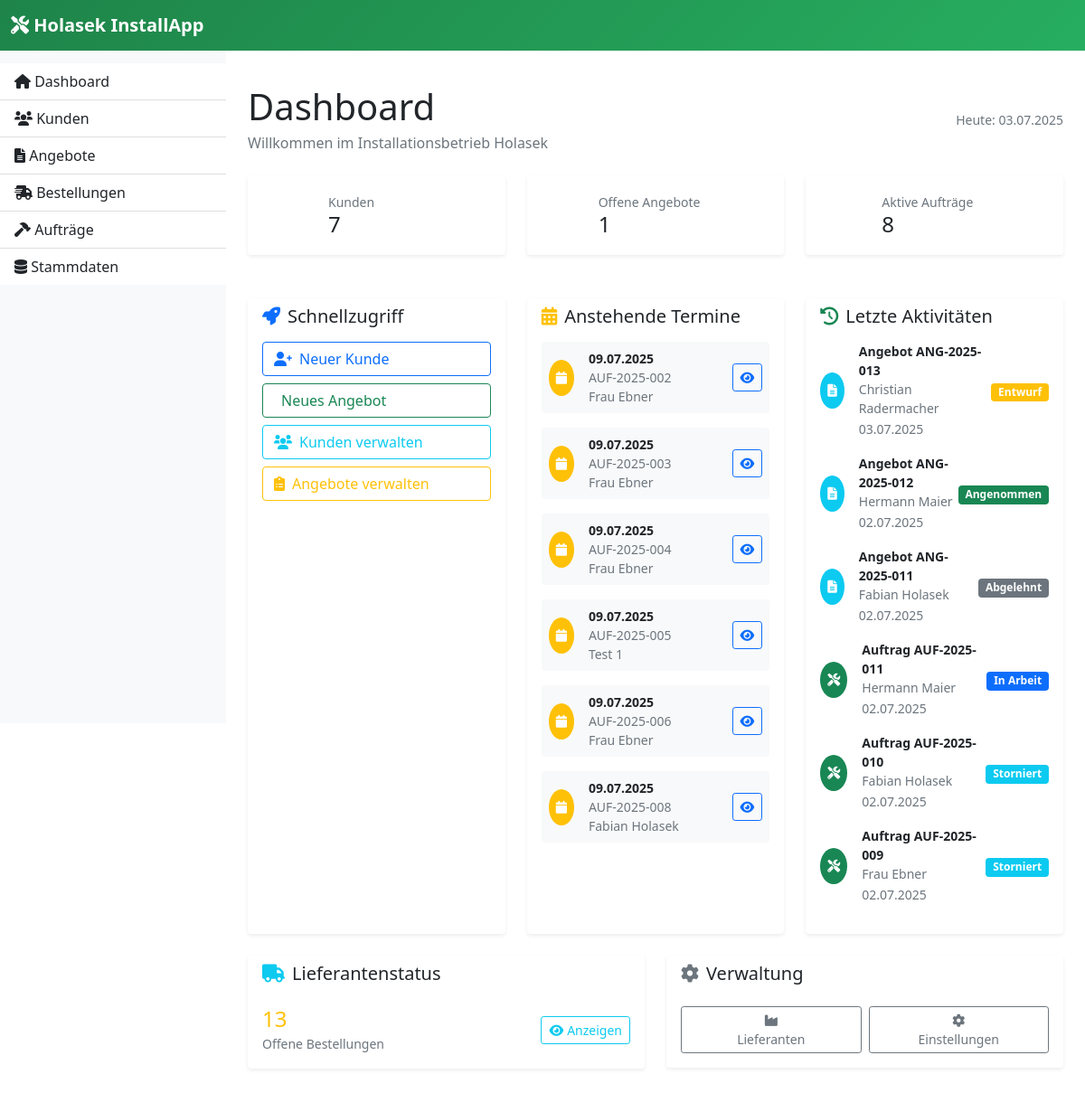
The page / on the database its author committed.
### models.py (models this page shows, shortened)
class Order(db.Model):
    id = db.Column(db.Integer, primary_key=True)
    order_number = db.Column(db.String(50), unique=True, nullable=False)
    quote_id = db.Column(db.Integer, db.ForeignKey('quote.id'), nullable=False)
    created_at = db.Column(db.DateTime, default=datetime.utcnow)
    status = db.Column(db.String(20), default='Geplant')  # Geplant, In Arbeit, Abgeschlossen
    start_date = db.Column(db.Date, nullable=False)
    end_date = db.Column(db.Date, nullable=False)
    notes = db.Column(db.Text)
    project_manager = db.Column(db.String(100))
    quote = db.relationship('Quote', backref=db.backref('order', uselist=False))

class Customer(db.Model):
    id = db.Column(db.Integer, primary_key=True)
    first_name = db.Column(db.String(100), nullable=False)
    last_name = db.Column(db.String(100), nullable=False)
    email = db.Column(db.String(120), nullable=False)
    phone = db.Column(db.String(20))
    address = db.Column(db.Text)
    city = db.Column(db.String(100))
    postal_code = db.Column(db.String(10))
    created_at = db.Column(db.DateTime, default=datetime.utcnow)
    quotes = db.relationship('Quote', backref='customer', lazy=True)

class Quote(db.Model):
    id = db.Column(db.Integer, primary_key=True)
    quote_number = db.Column(db.String(50), unique=True, nullable=False)
    customer_id = db.Column(db.Integer, db.ForeignKey('customer.id'), nullable=False)
    project_description = db.Column(db.Text)
    total_amount = db.Column(db.Float, default=0.0)
    status = db.Column(db.String(20), default='Entwurf')  # Entwurf, Gesendet, Angenommen, Abgelehnt
    created_at = db.Column(db.DateTime, default=datetime.utcnow)
    valid_until = db.Column(db.Date)
    include_additional_info = db.Column(db.Boolean, default=True)
    show_subitem_prices = db.Column(db.Boolean, default=False)  # Preistransparenz Unterpositionen
    markup_percentage = db.Column(db.Float, default=15.0)  # Aufschlag in Prozent (Standard: 15%)
    quote_items = db.relationship('QuoteItem', backref='quote', lazy=True, cascade='all, delete-orphan')

### app.py (the view)
    @app.route('/')
    def index():
        from models import Customer, Quote, Order, SupplierOrder
        from datetime import datetime, timedelta
        total_customers = Customer.query.count()
        pending_quotes = Quote.query.filter_by(status='Entwurf').count()
        active_orders = Order.query.filter(Order.status.in_(['Geplant', 'In Arbeit'])).count()
        recent_quotes = Quote.query.order_by(Quote.created_at.desc()).limit(3).all()
        recent_orders = Order.query.order_by(Order.created_at.desc()).limit(3).all()
        upcoming_orders = Order.query.filter(
            Order.start_date >= datetime.now().date(),
            Order.start_date <= (datetime.now() + timedelta(days=7)).date(),
            Order.status.in_(['Geplant', 'In Arbeit'])
        ).order_by(Order.start_date).all()
        pending_deliveries = SupplierOrder.query.filter(
            SupplierOrder.status.in_(['Bestellt', 'Bestätigt'])
        ).count()
        return render_template('index.html',
                             total_customers=total_customers,
                             pending_quotes=pending_quotes,
                             active_orders=active_orders,
                             recent_quotes=recent_quotes,
                             recent_orders=recent_orders,
                             upcoming_orders=upcoming_orders,
                             pending_deliveries=pending_deliveries,
                             today=datetime.now().strftime('%d.%m.%Y'))

### templates/index.html (shortened to what this page needs)
{% extends "base.html" %}
{% block content %}
<div class="row mb-4">
    <div class="col-12">
        <div class="d-flex justify-content-between align-items-center">
            <div>
                <h1 class="mb-1">Dashboard</h1>
                <p class="text-muted mb-0">Willkommen im Installationsbetrieb Holasek</p>
            </div>
            <div class="text-end">
                <small class="text-muted">Heute: {{ today }}</small>
            </div>
        </div>
    </div>
</div>
<div class="row mb-4">
    <div class="col-xl-4 col-md-4 mb-4">
        <div class="card h-100 border-0 shadow-sm">
            <div class="card-body">
                <div class="d-flex align-items-center">
                    <div class="flex-shrink-0">
                        <div class="bg-primary bg-gradient rounded-3 p-3">
                            <i class="fas fa-users text-white fa-lg"></i>
                        </div>
                    </div>
                    <div class="flex-grow-1 ms-3">
                        <div class="small text-muted">Kunden</div>
                        <div class="h4 mb-0">{{ total_customers }}</div>
                    </div>
                </div>
            </div>
        </div>
    </div>
    <div class="col-xl-4 col-md-4 mb-4">
        <div class="card h-100 border-0 shadow-sm">
            <div class="card-body">
                <div class="d-flex align-items-center">
                    <div class="flex-shrink-0">
                        <div class="bg-warning bg-gradient rounded-3 p-3">
                            <i class="fas fa-file-alt text-white fa-lg"></i>
                        </div>
                    </div>
                    <div class="flex-grow-1 ms-3">
                        <div class="small text-muted">Offene Angebote</div>
                        <div class="h4 mb-0">{{ pending_quotes }}</div>
                    </div>
                </div>
            </div>
        </div>
    </div>
    <div class="col-xl-4 col-md-4 mb-4">
        <div class="card h-100 border-0 shadow-sm">
            <div class="card-body">
                <div class="d-flex align-items-center">
                    <div class="flex-shrink-0">
                        <div class="bg-success bg-gradient rounded-3 p-3">
                            <i class="fas fa-tools text-white fa-lg"></i>
                        </div>
                    </div>
                    <div class="flex-grow-1 ms-3">
                        <div class="small text-muted">Aktive Aufträge</div>
                        <div class="h4 mb-0">{{ active_orders }}</div>
                    </div>
                </div>
            </div>
        </div>
    </div>
</div>
<div class="row">
    <div class="col-lg-4 mb-4">
        <div class="card border-0 shadow-sm h-100">
            <div class="card-header bg-transparent border-0 pb-0">
                <h5 class="card-title mb-0">
                    <i class="fas fa-rocket text-primary me-2"></i>Schnellzugriff
                </h5>
            </div>
            <div class="card-body pt-3">
                <div class="d-grid gap-2">
                    <a href="{{ url_for('new_customer') }}" class="btn btn-outline-primary d-flex align-items-center">
                        <i class="fas fa-user-plus me-2"></i>Neuer Kunde
                    </a>
                    <a href="{{ url_for('new_quote') }}" class="btn btn-outline-success d-flex align-items-center">
                        Neues Angebot
                    </a>
                    <a href="{{ url_for('customers') }}" class="btn btn-outline-info d-flex align-items-center">
                        <i class="fas fa-users me-2"></i>Kunden verwalten
                    </a>
                    <a href="{{ url_for('quotes') }}" class="btn btn-outline-warning d-flex align-items-center">
                        <i class="fas fa-clipboard-list me-2"></i>Angebote verwalten
                    </a>
                </div>
            </div>
        </div>
    </div>
    <div class="col-lg-4 mb-4">
        <div class="card border-0 shadow-sm h-100">
            <div class="card-header bg-transparent border-0 pb-0">
                <h5 class="card-title mb-0">
                    <i class="fas fa-calendar-alt text-warning me-2"></i>Anstehende Termine
                </h5>
            </div>
            <div class="card-body pt-3">
                {% if upcoming_orders %}
                    {% for order in upcoming_orders %}
                    <div class="d-flex align-items-center mb-3 p-2 bg-light rounded">
                        <div class="flex-shrink-0">
                            <div class="bg-warning rounded-circle p-2">
                                <i class="fas fa-calendar text-white fa-sm"></i>
                            </div>
                        </div>
                        <div class="flex-grow-1 ms-3">
                            <div class="fw-bold small">{{ order.start_date.strftime('%d.%m.%Y') }}</div>
                            <div class="text-muted small">{{ order.order_number }}</div>
                            {% if order.quote and order.quote.customer %}
                            <div class="text-muted small">{{ order.quote.customer.first_name }} {{ order.quote.customer.last_name }}</div>
                            {% endif %}
                        </div>
                        <div class="flex-shrink-0">
                            <a href="{{ url_for('view_order', order_id=order.id) }}" class="btn btn-sm btn-outline-primary">
                                <i class="fas fa-eye"></i>
                            </a>
                        </div>
                    </div>
                    {% endfor %}
                {% else %}
                    <div class="text-center text-muted py-4">
                        <i class="fas fa-calendar-check fa-2x mb-2"></i>
                        <p class="mb-0">Keine anstehenden Termine</p>
                    </div>
                {% endif %}
            </div>
        </div>
    </div>
    <div class="col-lg-4 mb-4">
        <div class="card border-0 shadow-sm h-100">
            <div class="card-header bg-transparent border-0 pb-0">
                <h5 class="card-title mb-0">
                    <i class="fas fa-history text-success me-2"></i>Letzte Aktivitäten
                </h5>
            </div>
            <div class="card-body pt-3">
                {% if recent_quotes or recent_orders %}
                    {% for quote in recent_quotes %}
                    <div class="d-flex align-items-center mb-3">
                        <div class="flex-shrink-0">
                            <div class="bg-info rounded-circle p-2">
                                <i class="fas fa-file-alt text-white fa-sm"></i>
                            </div>
                        </div>
                        <div class="flex-grow-1 ms-3">
                            <div class="fw-bold small">Angebot {{ quote.quote_number }}</div>
                            <div class="text-muted small">
                                {% if quote.customer %}
                                {{ quote.customer.first_name }} {{ quote.customer.last_name }}
                                {% endif %}
                            </div>
                            <small class="text-muted">{{ quote.created_at.strftime('%d.%m.%Y') }}</small>
                        </div>
                        <div class="flex-shrink-0">
                            <span class="badge bg-{{ 'success' if quote.status == 'Angenommen' else 'warning' if quote.status == 'Entwurf' else 'secondary' }}">
                                {{ quote.status }}
                            </span>
                        </div>
                    </div>
                    {% endfor %}
                    {% for order in recent_orders %}
                    <div class="d-flex align-items-center mb-3">
                        <div class="flex-shrink-0">
                            <div class="bg-success rounded-circle p-2">
                                <i class="fas fa-tools text-white fa-sm"></i>
                            </div>
                        </div>
                        <div class="flex-grow-1 ms-3">
                            <div class="fw-bold small">Auftrag {{ order.order_number }}</div>
                            <div class="text-muted small">
                                {% if order.quote and order.quote.customer %}
                                {{ order.quote.customer.first_name }} {{ order.quote.customer.last_name }}
                                {% endif %}
                            </div>
                            <small class="text-muted">{{ order.created_at.strftime('%d.%m.%Y') }}</small>
                        </div>
                        <div class="flex-shrink-0">
                            <span class="badge bg-{{ 'primary' if order.status == 'In Arbeit' else 'success' if order.status == 'Abgeschlossen' else 'info' }}">
                                {{ order.status }}
                            </span>
                        </div>
                    </div>
                    {% endfor %}
                {% else %}
                    <div class="text-center text-muted py-4">
                        <i class="fas fa-clipboard-list fa-2x mb-2"></i>
                        <p class="mb-0">Keine aktuellen Aktivitäten</p>
                    </div>
                {% endif %}
            </div>
        </div>
    </div>
</div>
<div class="row">
    <div class="col-md-6 mb-4">
        <div class="card border-0 shadow-sm">
            <div class="card-header bg-transparent border-0">
                <h5 class="card-title mb-0">
                    <i class="fas fa-truck text-info me-2"></i>Lieferantenstatus
                </h5>
            </div>
            <div class="card-body">
                <div class="d-flex align-items-center justify-content-between">
                    <div>
                        <div class="h4 mb-0 text-warning">{{ pending_deliveries }}</div>
                        <small class="text-muted">Offene Bestellungen</small>
                    </div>
                    <div>
                        <a href="{{ url_for('supplier_orders') }}" class="btn btn-outline-info btn-sm">
                            <i class="fas fa-eye me-1"></i>Anzeigen
                        </a>
                    </div>
                </div>
            </div>
        </div>
    </div>
    <div class="col-md-6 mb-4">
        <div class="card border-0 shadow-sm">
            <div class="card-header bg-transparent border-0">
                <h5 class="card-title mb-0">
                    <i class="fas fa-cog text-secondary me-2"></i>Verwaltung
                </h5>
            </div>
            <div class="card-body">
                <div class="row g-2">
                    <div class="col-6">
                        <a href="{{ url_for('suppliers') }}" class="btn btn-outline-secondary btn-sm w-100">
                            <i class="fas fa-industry"></i><br>Lieferanten
                        </a>
                    </div>
                    <div class="col-6">
                        <a href="{{ url_for('settings') }}" class="btn btn-outline-secondary btn-sm w-100">
                            <i class="fas fa-cog"></i><br>Einstellungen
                        </a>
                    </div>
                </div>
            </div>
        </div>
    </div>
</div>
{% endblock %}

### rows shown on the page
Order: start_date "09.07.2025", order_number "AUF-2025-002", quote.customer.first_name "Frau", quote.customer.last_name "Ebner"
Order: start_date "09.07.2025", order_number "AUF-2025-003", quote.customer.first_name "Frau", quote.customer.last_name "Ebner"
Order: start_date "09.07.2025", order_number "AUF-2025-004", quote.customer.first_name "Frau", quote.customer.last_name "Ebner"
Order: start_date "09.07.2025", order_number "AUF-2025-005", quote.customer.first_name "Test", quote.customer.last_name "1"
Order: start_date "09.07.2025", order_number "AUF-2025-006", quote.customer.first_name "Frau", quote.customer.last_name "Ebner"
Order: start_date "09.07.2025", order_number "AUF-2025-008", quote.customer.first_name "Fabian", quote.customer.last_name "Holasek"
Quote: quote_number "ANG-2025-013", customer.first_name "Christian", customer.last_name "Radermacher", created_at "03.07.2025", status "Entwurf"
Quote: quote_number "ANG-2025-012", customer.first_name "Hermann", customer.last_name "Maier", created_at "02.07.2025", status "Angenommen"
Quote: quote_number "ANG-2025-011", customer.first_name "Fabian", customer.last_name "Holasek", created_at "02.07.2025", status "Abgelehnt"
Order: order_number "AUF-2025-011", quote.customer.first_name "Hermann", quote.customer.last_name "Maier", created_at "02.07.2025", status "In Arbeit"
Order: order_number "AUF-2025-010", quote.customer.first_name "Fabian", quote.customer.last_name "Holasek", created_at "02.07.2025", status "Storniert"
Order: order_number "AUF-2025-009", quote.customer.first_name "Frau", quote.customer.last_name "Ebner", created_at "02.07.2025", status "Storniert"

### other values the page prints
{{ today }} "03.07.2025"
{{ total_customers }} "7"
{{ pending_quotes }} "1"
{{ active_orders }} "8"
{{ pending_deliveries }} "13"
